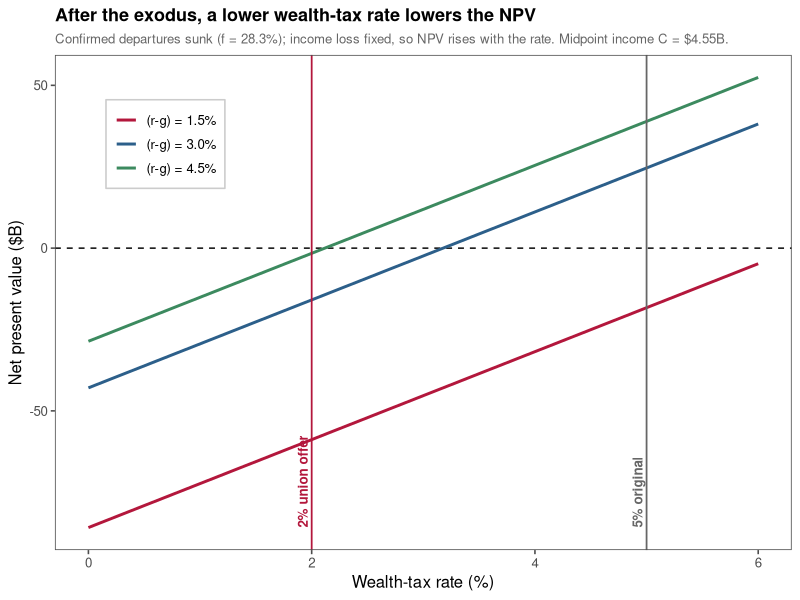
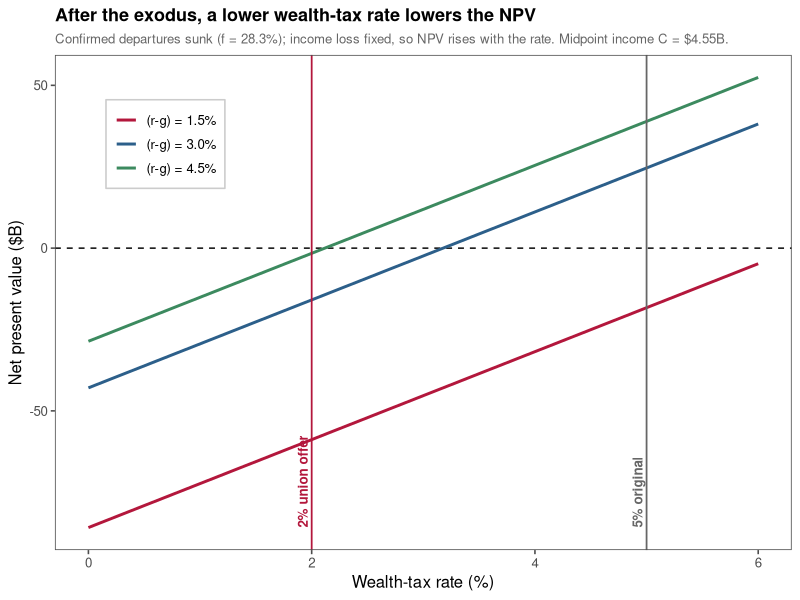

Recreate these plots in R, in order.
# Billionaire Tax Act: NPV as a function of the wealth-tax rate (sunk departures)
# Date: June 2026
# Purpose: Second supplemental figure. Conditional on the confirmed departures
#          being permanent, the PV of lost income tax is fixed and only upfront
#          revenue varies with the rate, so NPV rises monotonically in tau.
#          The 2% union offer sits below the break-even rate; 5% is above it.
#          The irony: after triggering the exodus, a LOWER rate is worse.
# =============================================================================
library(ggplot2)
library(ggthemes)

plot_dir <- "../NPV_plots"

base_full <- 94.20 / 0.05   # 1884
f_sunk    <- 0.283
C         <- 4.55           # midpoint income tax

taus <- seq(0, 0.06, by = 0.0005)
grid <- do.call(rbind, lapply(c(0.015, 0.030, 0.045), function(rg) {
  data.frame(tau = taus, rg = rg,
             npv = (1 - f_sunk) * taus * base_full - f_sunk * C / rg)
}))
grid$rg_lab <- factor(sprintf("(r-g) = %.1f%%", 100 * grid$rg))

# Break-even rate at the central 3% discount rate
tau_be <- (f_sunk * C / 0.03) / ((1 - f_sunk) * base_full)

p <- ggplot(grid, aes(tau * 100, npv, color = rg_lab)) +
  geom_hline(yintercept = 0, linetype = "dashed", color = "black") +
  geom_line(linewidth = 1) +
  geom_vline(xintercept = 2, color = "#B3173C", linewidth = 0.6) +
  geom_vline(xintercept = 5, color = "gray40", linewidth = 0.6) +
  annotate("text", x = 2, y = min(grid$npv), label = "2% union offer",
           color = "#B3173C", angle = 90, vjust = -0.4, hjust = 0,
           fontface = "bold", size = 3.4) +
  annotate("text", x = 5, y = min(grid$npv), label = "5% original",
           color = "gray40", angle = 90, vjust = -0.4, hjust = 0,
           fontface = "bold", size = 3.4) +
  scale_color_manual(values = c("#B3173C", "#2C5F8A", "#3C8A5F"), name = NULL) +
  labs(
    title = "After the exodus, a lower wealth-tax rate lowers the NPV",
    subtitle = "Confirmed departures sunk (f = 28.3%); income loss fixed, so NPV rises with the rate. Midpoint income C = $4.55B.",
    x = "Wealth-tax rate (%)", y = "Net present value ($B)"
  ) +
  theme_few() +
  theme(plot.title = element_text(face = "bold", size = 13),
        plot.subtitle = element_text(size = 9.5, color = "gray40"),
        legend.position = "inside",
        legend.position.inside = c(0.15, 0.82),
        legend.background = element_rect(fill = "white", color = "gray80"))

ggsave(file.path(plot_dir, "npv_vs_rate_2pct.png"), p, width = 10, height = 6, dpi = 300)
ggsave(file.path(plot_dir, "npv_vs_rate_2pct.pdf"), p, width = 10, height = 6)

cat(sprintf("Break-even rate at 3%% discount: %.2f%%\n", 100 * tau_be))
cat("Saved npv_vs_rate_2pct.{png,pdf}\n")
